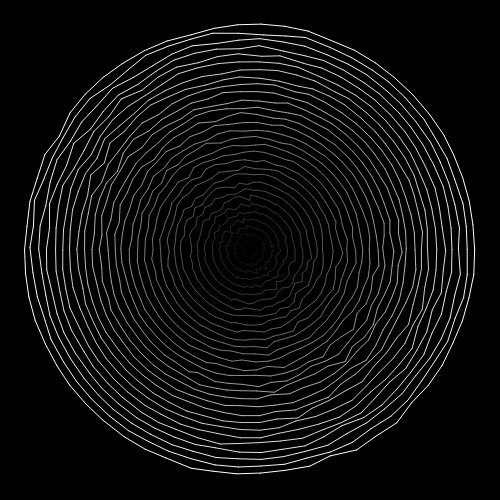
Frame 1 (no input)
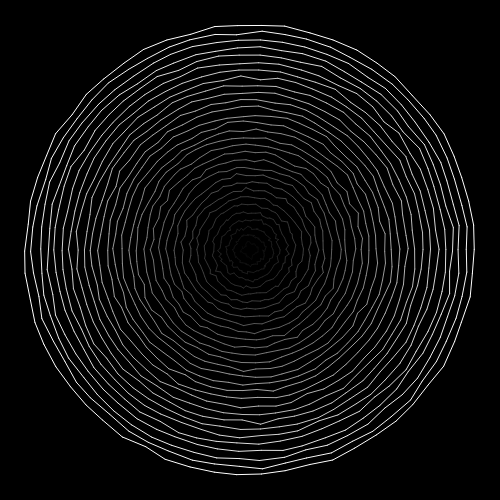
Frame 60 (no input)
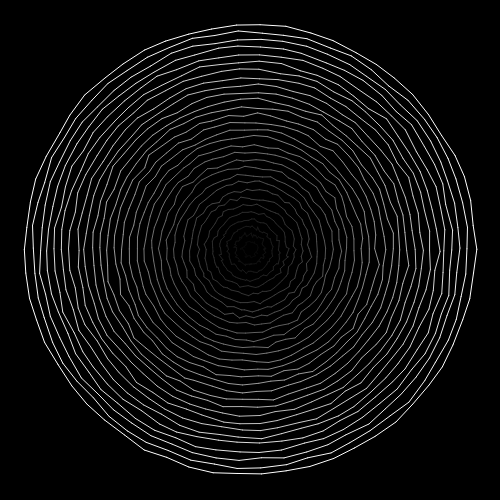
Frame 120 (the mouse pressed at the canvas centre since frame 60)

The p5.js sketch that drew these frames (run headless with seeded random() and noise() and a simulated clock; from frame 60 on, the mouse is pressed at the canvas centre):

// p5.js sketch
// ── sketch.js
var numOfPoints;
var numOfCircles;
var prevPos;
var timeX;
function setup (){
    createCanvas( 500, 500 )
    numOfPoints = 60;
    numOfCircles = 30;
    prevPos = createVector(0,0);
    timeX = 0;
    timeY = 0;    
}

function draw (){
    background(0);
    timeX += 0.08;
    timeY += 0.04;
    var r = width * 0.1;
    var noiseAmount = 2;
    for (var j = 0; j < numOfCircles; j++){
        r = (width * 0.45) * ((j+1)/numOfCircles); 
        noiseAmount = r * r * r * 0.001;
        for (var i = 0; i < numOfPoints; i ++) {
            var xPos = width/2 + Math.cos(i/(numOfPoints-2) * TWO_PI) * r;
            var yPos = height/2 + Math.sin(i/(numOfPoints-2) * TWO_PI) * r;
            
            var noiseValX = noise(timeX, xPos * noiseAmount, yPos * noiseAmount);
            var noiseValY = noise(timeY, xPos * noiseAmount, yPos * noiseAmount);
            
            noiseValX = map(noiseValX, 0, 1, -5, 5);
            noiseValY = map(noiseValY, 0, 1, -5, 5);
            stroke(200, 50, 0);
            noFill();

            xPos += noiseValX;
            yPos += noiseValY;
            stroke ( 255 * (j+1)/numOfCircles);
            if (i > 1) {
                line(xPos, yPos, prevPos.x, prevPos.y);
            }
            prevPos = createVector(xPos, yPos);
        }
           
    }
    
}
